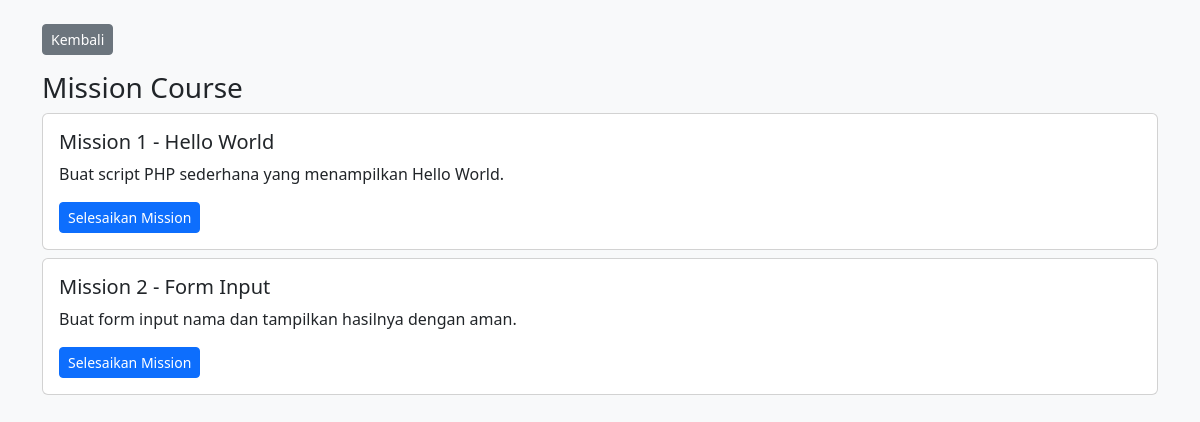
The app's page /user/mission.php?course_id=1 (signed in) with its own data.
### tables this page shows
CREATE TABLE missions (
    id INT AUTO_INCREMENT PRIMARY KEY,
    course_id INT NOT NULL,
    title VARCHAR(150) NOT NULL,
    description TEXT NOT NULL,
    CONSTRAINT fk_mission_course FOREIGN KEY (course_id) REFERENCES courses(id) ON DELETE CASCADE
);

### config/functions.php (called while the page is built, shortened)
<?php
function e(string $value): string
{
    return htmlspecialchars($value, ENT_QUOTES, 'UTF-8');
}

### user/mission.php (the view, shortened to what this page needs)
<?php
require_once __DIR__ . '/../config/database.php';
require_once __DIR__ . '/../config/functions.php';
$userId=(int)$_SESSION['user']['id'];
$courseId=(int)($_GET['course_id']??0);
$missions=$pdo->prepare('SELECT * FROM missions WHERE course_id=?');
$missions->execute([$courseId]);
$missionRows=$missions->fetchAll();
?>
<!doctype html><html><head><meta charset="UTF-8"><meta name="viewport" content="width=device-width, initial-scale=1.0"><title>Mission</title><link href="https://cdn.jsdelivr.net/npm/bootstrap@5.3.3/dist/css/bootstrap.min.css" rel="stylesheet"></head><body class="bg-light"><div class="container py-4"><a href="course_detail.php?course_id=<?=$courseId?>" class="btn btn-secondary btn-sm mb-3">Kembali</a><h3>Mission Course</h3>
<?php foreach($missionRows as $m):
$chk=$pdo->prepare('SELECT status FROM user_missions WHERE user_id=? AND mission_id=?');$chk->execute([$userId,$m['id']]);$st=$chk->fetchColumn();
?><div class="card mb-2"><div class="card-body"><h5><?=e($m['title'])?></h5><p><?=e($m['description'])?></p><?php if($st==='completed'):?><span class="badge bg-success">Completed</span><?php else:?><a class="btn btn-primary btn-sm" href="?course_id=<?=$courseId?>&complete=<?=$m['id']?>">Selesaikan Mission</a><?php endif;?></div></div><?php endforeach;?>
</div></body></html>

### records on screen
missions: title "Mission 1 - Hello World", description "Buat script PHP sederhana yang menampilkan Hello World."
missions: title "Mission 2 - Form Input", description "Buat form input nama dan tampilkan hasilnya dengan aman."
